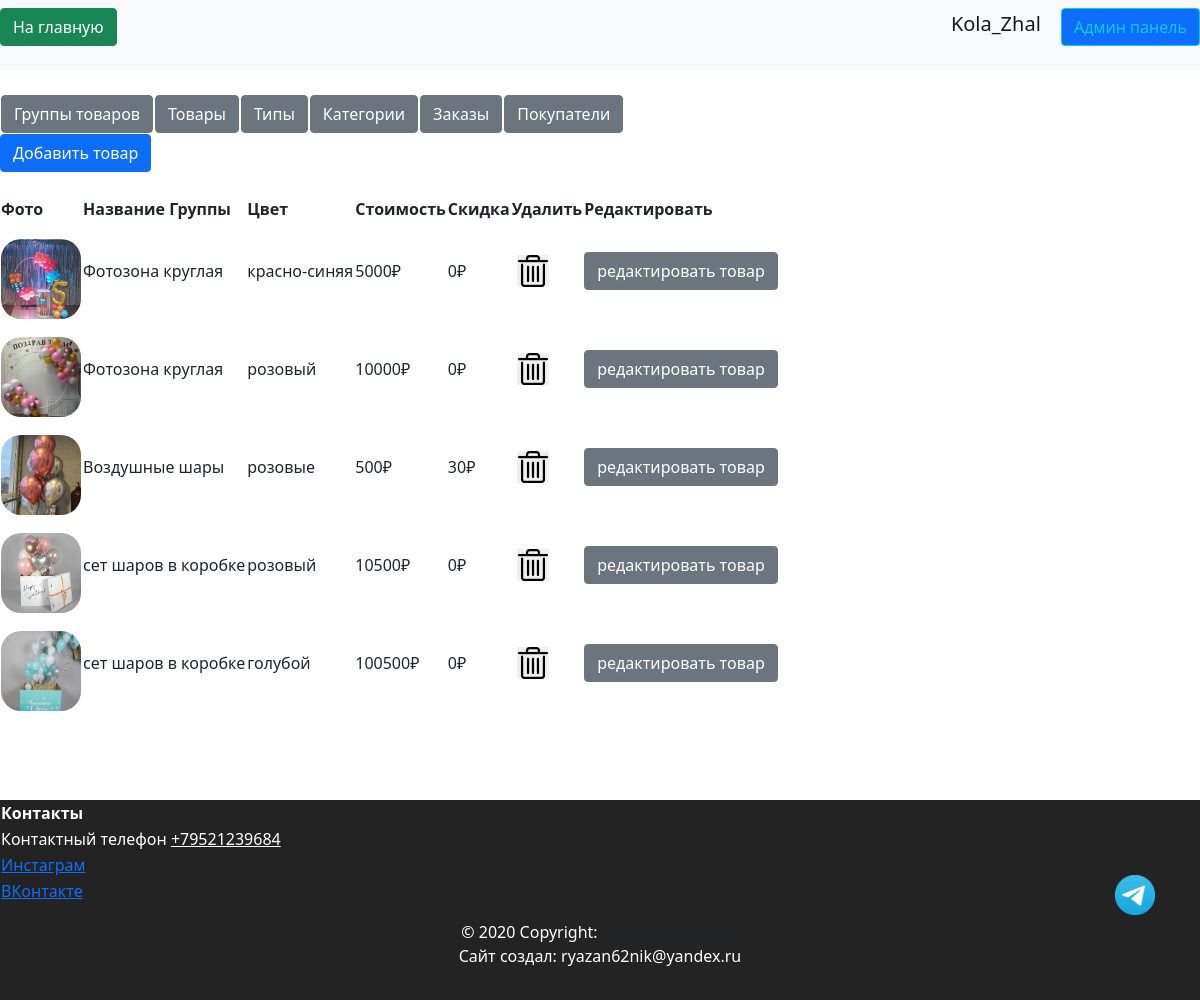
/admin/products (signed in), run on the app's committed database.
### data/users.py (models this page shows, shortened)
class User(SqlAlchemyBase, UserMixin, SerializerMixin):
    __tablename__ = 'users'
    id = sqlalchemy.Column(sqlalchemy.Integer,
                           primary_key=True, autoincrement=True)
    name = sqlalchemy.Column(sqlalchemy.String, nullable=True)
    tel = sqlalchemy.Column(sqlalchemy.String, nullable=True)
    email = sqlalchemy.Column(sqlalchemy.String,
                              index=True, unique=True, nullable=True)
    hashed_password = sqlalchemy.Column(sqlalchemy.String, nullable=True)
    created_date = sqlalchemy.Column(sqlalchemy.DateTime,
                                     default=datetime.datetime.now)
    basket = sqlalchemy.Column(sqlalchemy.String, default='{}')
    admin = sqlalchemy.Column(sqlalchemy.Boolean, default=False)
    tg_id = sqlalchemy.Column(sqlalchemy.String, nullable=True)
    confirmed = sqlalchemy.Column(sqlalchemy.Boolean, default=False)
    address = sqlalchemy.Column(sqlalchemy.String, nullable=True)
    orders = orm.relationship("Order", back_populates='user')

### data/products.py (models this page shows, shortened)
class Products(SqlAlchemyBase, SerializerMixin):
    __tablename__ = 'products'
    id = sqlalchemy.Column(sqlalchemy.Integer,
                           primary_key=True, autoincrement=True)
    color = sqlalchemy.Column(sqlalchemy.String, nullable=True)
    sale = sqlalchemy.Column(sqlalchemy.Integer, nullable=True)
    cost = sqlalchemy.Column(sqlalchemy.Integer)
    remains = sqlalchemy.Column(sqlalchemy.Integer, nullable=True)
    img = sqlalchemy.Column(sqlalchemy.String, default='0_0_0_none.jpg')
    product_group_id = sqlalchemy.Column(sqlalchemy.Integer, sqlalchemy.ForeignKey("product_group.id"))
    product_group = orm.relationship('ProductGroup')
    category = orm.relationship("Category",
                                secondary="products_to_category",
                                backref="products")

### data/products_group.py (models this page shows, shortened)
class ProductGroup(SqlAlchemyBase, SerializerMixin):
    __tablename__ = 'product_group'
    id = sqlalchemy.Column(sqlalchemy.Integer,
                           primary_key=True, autoincrement=True)
    title = sqlalchemy.Column(sqlalchemy.String, nullable=True)
    description = sqlalchemy.Column(sqlalchemy.String, nullable=True)
    type = sqlalchemy.Column(sqlalchemy.Integer, sqlalchemy.ForeignKey("types.id"))
    type_relation = orm.relationship('Types')
    products = orm.relationship("Products", back_populates='product_group')
    comments = orm.relationship("Comments", back_populates='product_group')

### server.py (the view)
@app.route('/admin/products', methods=['GET', 'POST'])
@login_required
def admin_products():
    if current_user.admin:
        db_sess = db_session.create_session()
        products = db_sess.query(Products).all()
        for product in products:
            if product.img:
                product.img = product.img.split(', ')
        return render_template('pages/admin_products.html', title='Админ панель',
                               products=products)
    else:
        return render_template('pages/no_rights.html')

### data/db_session.py (called while the page is built)
def create_session() -> Session:
    global __factory
    return __factory()

### server.py (called while the page is built)
@login_manager.user_loader
def load_user(user_id):
    db_sess = db_session.create_session()
    return db_sess.query(User).filter(User.id == user_id).first()

### templates/pages/admin_products.html (shortened to what this page needs)
{% extends "pages/base_admin.html" %}
{% block admincontent %}
<div>
    {% if current_user.is_authenticated %}
    <a href="/admin/add-product" class="btn btn-primary">Добавить товар</a>
    {% endif %}
</div>
<br>
<div>
    <table>
        <tr>
            <th>Фото</th>
            <th>Название Группы</th>
            <th>Цвет</th>
            <th>Стоимость</th>
            <th>Скидка</th>
            <th>Удалить</th>
            <th>Редактировать</th>
        </tr>
        {% for product in products %}
        <tr>
            <td id="imgTd">
                {% if product.img%}
                <img src="../static/img/products/{{product.img[0]}}" class="admin-img-delete"
                     alt="404 картинка не нашлась(">
                {%else%}
                <img class="admin-img-delete" src="../static/img/products/none.jpg"
                     alt="404 картинка не нашлась("/>
                {%endif%}
            </td>
            <td>{{ product.product_group.title }}</td>
            <td>{{ product.color }}</td>
            <td>{{ product.cost }}₽</td>
            <td>{{ product.sale }}₽</td>
            <td>
                <button type="submit" onclick="show_me({{product.id}}, 'products');" class="delete-button">
                </button>
            </td>
            <td>
                <a href="/admin/edit-product/{{product.id}}" class="btn btn-secondary">редактировать товар</a>
            </td>
        </tr>
        {% endfor %}
    </table>
</div>
{% endblock %}

### templates/pages/base_admin.html
{% extends "base.html" %}
{% block content %}
<div class="admin-background">
    <br>
    <div>
        <table>
            <tr>
                <th><a href="/admin/productsgroups" class="btn btn-secondary">Группы товаров</a></th>
                <th><a href="/admin/products" class="btn btn-secondary">Товары</a></th>
                <th><a href="/admin/types" class="btn btn-secondary">Типы</a></th>
                <th><a href="/admin/categories" class="btn btn-secondary">Категории</a></th>
                <th><a href="/admin/orders" class="btn btn-secondary">Заказы</a></th>
                <th><a href="/admin/users" class="btn btn-secondary">Покупатели</a></th>
            </tr>
        </table>
    </div>
    <div>
        {% block admincontent %}{% endblock %}
    </div>
</div>
{% endblock %}

### templates/base.html (shortened to what this page needs)
<!doctype html>
<html lang="ru">
<head>
    <link rel="stylesheet" href="{{ url_for('static', filename='css/bootstrap.min.css') }}">
    <link rel="stylesheet" href="{{ url_for('static', filename='css/header.css') }}">
    <link rel="stylesheet" href="{{ url_for('static', filename='css/footer.css') }}">
    <link rel="stylesheet" href="{{ url_for('static', filename='css/style.css') }}">
    <link rel="stylesheet" href="{{ url_for('static', filename='css/mystyle.css') }}">
    <link rel="stylesheet" href="{{ url_for('static', filename='css/index.css') }}">
</head>
<body>
{% include 'includes/header.html' %}
<div class="my-container">
    <main>
        {% block content %}
        {% endblock %}
    </main>
    {% include 'includes/footer.html' %}
</div>
<a href="https://t.me/Ok_se_96" target="_blank">
    <div class="tg-button"></div>
</a>
</body>
</html>

### templates/includes/header.html
<header>
    <nav class="navbar navbar-light bg-light">
        <p align="right">
            <a href="/index" class="btn btn-success"> На главную </a>
        </p>
        {% if current_user.is_authenticated %}
        <p align="right">
            <a class="navbar-brand" href="/logout">{{ current_user.name }}</a>
            {% if current_user.admin%}
            <a class="btn btn-primary btn btn-outline-info mr-2" href="/admin/products">Админ панель</a>
            {% endif %}
            {% else %}
        <p align="right">
            <a class="btn btn-primary " href="/register">Зарегистрироваться</a>
            <a class="btn btn-success" href="/login">Войти</a>
        </p>
        {% endif %}
    </nav>
</header>

### templates/includes/footer.html
<footer class="bg-body-tertiary text-center text-lg-start">
    <table>
        <tr>
            <th>Контакты</th>
        </tr>
        <tr>
            <td>Контактный телефон <a href="tel:+79521239684" style="color:#FFFFFF">+79521239684</a></td>
        </tr>
        <tr>
            <td><a href="https://www.instagram.com/b_decor_e?igsh=b2hqcHRpaGV5bGYx&utm_source=qr" target="_blank">Инстаграм</a>
            </td>
        </tr>
        <tr>
            <td><a href="https://vk.com/ok_se_96" target="_blank">ВКонтакте</a>
            </td>
        </tr>
    </table>
    <div class="text-center p-3">
        © 2020 Copyright:
        <a class="text-body" href="https://mdbootstrap.com/">MDBootstrap.com</a>
        <p>Сайт создал: ryazan62nik@yandex.ru</p>
    </div>
</footer>

### static/css/header.css (style rules this page uses)
:root { --main-color: #0179FA; --second-color: white; }

### static/css/footer.css (style rules this page uses)
:root { --main-color: #111111; --second-color: white; }
footer { background-color: var(--main-color); }

### static/css/style.css (style rules this page uses)
:root { --main-color: #0179FA; --second-color: #ffffff; --thirdly_color: #629ee3; }
body { background-color: var(--second-color); }

### static/css/mystyle.css (style rules this page uses)
html { --firstly-color: white; --secondary-color: rgba(91, 82, 212, 0.837); --thirdly-color: rgb(99, 96, 105); --fourly-color: rgb(144, 182, 242); --black: rgb(35, 35, 35); --dark-blue: #12191D; --white: #FFFFFF; --green: #33FF00; --caribbean: #00E197; --light-green: #8EEF8C; --turquoise: #12EEFF; --pink: #F053D5; --red: #FE785A; --gray-900: #0C1114; --gray-700: #242A2C; --gray-650: #495257; --gray-600: #424B4F; --gray-500: #495257; --gray-300: #8D979E; --gray-200: #ACB4B9; --gray-150: #AEB6BB; --gray-100: #EEF1F3; --gray-50: #F6F8F9; --framing: black; --text-color: white; }
main { flex: 1; min-width: 95%; justify-content: center; display: block; margin: 0 auto; text-align: left; }
body { min-height: 100vh; position: relative; }
footer { position: absolute; bottom: -200px; width: 100%; }
.my-container { min-width: 100%; }
.admin-background { background-color: rgb(255, 255, 255) }
.admin-img-delete { width: 10vh; height: 10vh; border-radius: 20px; object-fit: cover; margin-top: 2vh; }
.delete-button { width: 4vh; height: 4vh; border: none; background-image: url('../img/system/admin_del_item.png'); background-size: cover; margin: 5px 5px; }
footer { clear: both; padding: 0; background: var(--black); color: #FFFFFF; overflow: hidden; min-width: 100; }
body { margin: 0; padding: 0; text-align: center; }
.tg-button { display: block; position: fixed; bottom: 10vh; right: 5vh; width: 5vh; height: 5vh; border: none; background-image: url(../img/system/tg_logo.png); background-size: cover; margin: 5px 5px; }

### data on the page
User: name "Kola_Zhal"
Products: img (picture), product_group "Фотозона круглая", color "красно-синяя", cost "5000", sale "0"
Products: shows a picture, product_group "Фотозона круглая", color "розовый", cost "10000", sale "0"
Products: shows a picture, product_group "Воздушные шары", color "розовые", cost "500", sale "30"
Products: shows a picture, product_group "сет шаров в коробке", color "розовый", cost "10500", sale "0"
Products: shows a picture, product_group "сет шаров в коробке", color "голубой", cost "100500", sale "0"
